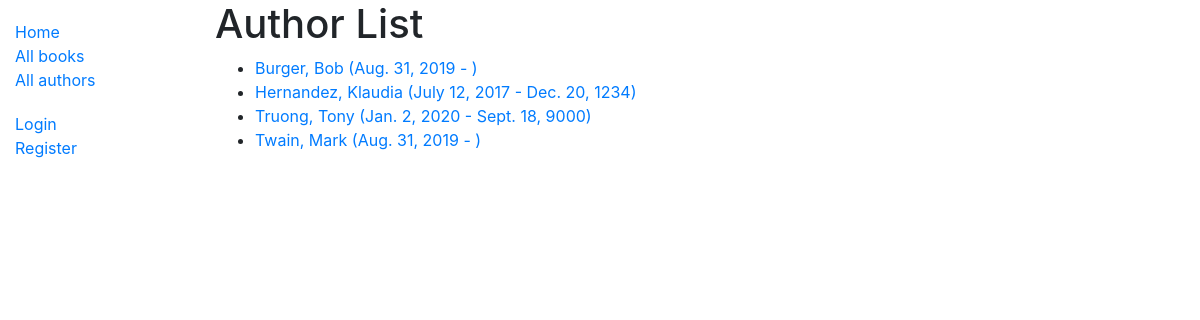
Screenshot of /catalog/authors/ with the database file from the repository.
### catalog/models.py (models this page shows)
class Author(models.Model):
    first_name = models.CharField(max_length=100)
    last_name = models.CharField(max_length=100)
    date_of_birth = models.DateField(null=True, blank=True)
    date_of_death = models.DateField("died", null=True, blank=True)
    class Meta:
        ordering = ["last_name", "first_name"]
    def get_absolute_url(self):
        return reverse("author-detail", args=[str(self.id)])
    def __str__(self):
        return "{0}, {1}".format(self.last_name, self.first_name)

### catalog/views.py (the view)
# urls.py: path("authors/", views.AuthorListView.as_view(), name="authors"),
class AuthorListView(generic.ListView):
    model = Author
    paginate_by = 10

### catalog/templates/catalog/author_list.html
{% extends "base_generic.html" %}
{% block content %}
<h1>Author List</h1>
{% if author_list %}
  <ul>
  {% for author in author_list %}
    <li>
      <a href="{{ author.get_absolute_url }}">
      {{ author }} ({{author.date_of_birth}} - {% if author.date_of_death %}{{author.date_of_death}}{% endif %})
      </a>
    </li>
  {% endfor %}
 </ul>
{% else %}
  <p>There are no authors available.</p>
{% endif %}
{% endblock %}

### catalog/templates/base_generic.html (shortened to what this page needs)
<!DOCTYPE html>
<html lang="en">
<head>
  <link rel="stylesheet" href="https://stackpath.bootstrapcdn.com/bootstrap/4.1.3/css/bootstrap.min.css"
>
  {% load static %}
  <link rel="stylesheet" href="{% static 'css/styles.css' %}">
</head>
<body>
  <div class="container-fluid">
    <div class="row">
      <div class="col-sm-2">
        {% block sidebar %}
        <ul class="sidebar-nav">
          <li><a href="{% url 'index' %}">Home</a></li>
          <li><a href="{% url 'books' %}">All books</a></li>
          <li><a href="{% url 'authors' %}">All authors</a></li>
        </ul>
        <ul class="sidebar-nav">
          {% if user.is_authenticated %}
          <li>User: {{ user.get_username }}</li>
          <li><a href="{% url 'my-borrowed' %}">My Borrowed</a></li>
          <li><a href="{% url 'logout'%}?next={{request.path}}">Logout</a></li>
          <li><a href="{% url 'book_create' %}">Book Create</a></li>
          <li><a href="{% url 'author_create' %}">Author Create</a></li>
          {% else %}
          <li><a href="{% url 'login'%}?next={{request.path}}">Login</a></li>
          <li><a href="{% url 'register'%}?next={{request.path}}">Register</a></li>
          {% endif %}
        </ul>
        {% endblock %}
      </div>
      <div class="col-sm-10 ">
        {% block content %}{% endblock %}
      </div>
    </div>
  </div>
</body>
</html>

### catalog/static/css/styles.css (style rules this page uses)
.sidebar-nav { margin-top: 20px; padding: 0; list-style: none; }

### rows the page displays
Author: last_name+first_name "Burger, Bob", date_of_birth "Aug. 31, 2019"
Author: last_name+first_name "Hernandez, Klaudia", date_of_birth "July 12, 2017", date_of_death "Dec. 20, 1234"
Author: last_name+first_name "Truong, Tony", date_of_birth "Jan. 2, 2020", date_of_death "Sept. 18, 9000"
Author: last_name+first_name "Twain, Mark", date_of_birth "Aug. 31, 2019"
